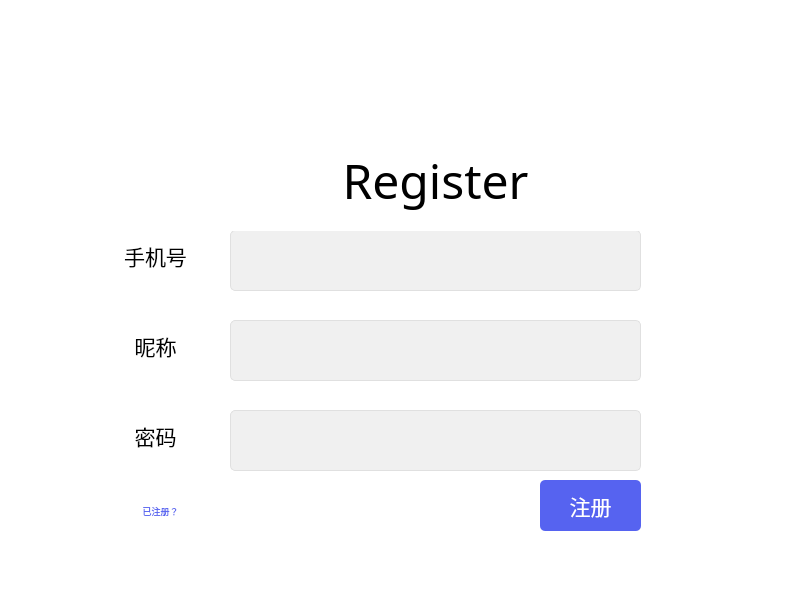
<?xml version="1.0" encoding="UTF-8"?>
<ui version="4.0">
 <class>LoginDialog</class>
 <widget class="QDialog" name="LoginDialog">
  <property name="geometry">
   <rect>
    <x>0</x>
    <y>0</y>
    <width>800</width>
    <height>600</height>
   </rect>
  </property>
  <property name="minimumSize">
   <size>
    <width>800</width>
    <height>600</height>
   </size>
  </property>
  <property name="maximumSize">
   <size>
    <width>800</width>
    <height>600</height>
   </size>
  </property>
  <property name="windowTitle">
   <string>LoginPage</string>
  </property>
  <property name="styleSheet">
   <string notr="true">background-color: #ffffff;
</string>
  </property>
  <widget class="QStackedWidget" name="stackedWidget">
   <property name="geometry">
    <rect>
     <x>10</x>
     <y>50</y>
     <width>771</width>
     <height>531</height>
    </rect>
   </property>
   <property name="minimumSize">
    <size>
     <width>0</width>
     <height>0</height>
    </size>
   </property>
   <property name="maximumSize">
    <size>
     <width>800</width>
     <height>600</height>
    </size>
   </property>
   <property name="font">
    <font>
     <family>微软雅黑</family>
     <pointsize>16</pointsize>
    </font>
   </property>
   <property name="currentIndex">
    <number>1</number>
   </property>
   <widget class="QWidget" name="pg_login">
    <widget class="QLabel" name="lb_tel_login">
     <property name="geometry">
      <rect>
       <x>100</x>
       <y>230</y>
       <width>101</width>
       <height>61</height>
      </rect>
     </property>
     <property name="font">
      <font>
       <family>微软雅黑</family>
       <pointsize>16</pointsize>
      </font>
     </property>
     <property name="text">
      <string>手机号</string>
     </property>
     <property name="alignment">
      <set>Qt::AlignCenter</set>
     </property>
    </widget>
    <widget class="QLabel" name="lb_passwd_login">
     <property name="geometry">
      <rect>
       <x>120</x>
       <y>320</y>
       <width>61</width>
       <height>51</height>
      </rect>
     </property>
     <property name="font">
      <font>
       <family>微软雅黑</family>
       <pointsize>16</pointsize>
      </font>
     </property>
     <property name="text">
      <string>密码</string>
     </property>
     <property name="alignment">
      <set>Qt::AlignCenter</set>
     </property>
    </widget>
    <widget class="QLineEdit" name="le_tel_login">
     <property name="geometry">
      <rect>
       <x>220</x>
       <y>230</y>
       <width>391</width>
       <height>61</height>
      </rect>
     </property>
     <property name="styleSheet">
      <string notr="true">QLineEdit {
    background-color: #f0f0f0;
    border: 1px solid #e0e0e0;
    border-radius: 5px;
    padding: 5px;
    color: #444444;
}
</string>
     </property>
     <property name="clearButtonEnabled">
      <bool>true</bool>
     </property>
    </widget>
    <widget class="QLineEdit" name="le_passwd_login">
     <property name="geometry">
      <rect>
       <x>220</x>
       <y>320</y>
       <width>391</width>
       <height>61</height>
      </rect>
     </property>
     <property name="styleSheet">
      <string notr="true">QLineEdit {
    background-color: #f0f0f0;
    border: 1px solid #e0e0e0;
    border-radius: 5px;
    padding: 5px;
    color: #444444;
}
</string>
     </property>
     <property name="echoMode">
      <enum>QLineEdit::PasswordEchoOnEdit</enum>
     </property>
     <property name="clearButtonEnabled">
      <bool>true</bool>
     </property>
    </widget>
    <widget class="QLabel" name="lb_login">
     <property name="geometry">
      <rect>
       <x>250</x>
       <y>120</y>
       <width>341</width>
       <height>101</height>
      </rect>
     </property>
     <property name="font">
      <font>
       <family>Cascadia Code</family>
       <pointsize>36</pointsize>
      </font>
     </property>
     <property name="text">
      <string>Login</string>
     </property>
     <property name="textFormat">
      <enum>Qt::AutoText</enum>
     </property>
     <property name="alignment">
      <set>Qt::AlignCenter</set>
     </property>
    </widget>
    <widget class="QPushButton" name="pb_login">
     <property name="geometry">
      <rect>
       <x>520</x>
       <y>400</y>
       <width>91</width>
       <height>51</height>
      </rect>
     </property>
     <property name="font">
      <font>
       <family>微软雅黑</family>
       <pointsize>16</pointsize>
      </font>
     </property>
     <property name="styleSheet">
      <string notr="true">QPushButton {
    background-color: #5663f0;
    border: none;
    border-radius: 5px;
    color: white;
    padding: 7px 16px;
}

QPushButton:hover {
    background-color: #7d8bf5;
}

QPushButton:pressed {
    background-color: #3f4a9d;
}</string>
     </property>
     <property name="text">
      <string>登录</string>
     </property>
    </widget>
    <widget class="QPushButton" name="pb_toRegister">
     <property name="geometry">
      <rect>
       <x>110</x>
       <y>410</y>
       <width>91</width>
       <height>41</height>
      </rect>
     </property>
     <property name="font">
      <font>
       <family>微软雅黑</family>
       <pointsize>8</pointsize>
      </font>
     </property>
     <property name="styleSheet">
      <string notr="true">QPushButton {
    background-color: white;
    border: none;
    border-radius: 5px;
    color: #5663f0;
    padding: 7px 16px;
}


</string>
     </property>
     <property name="text">
      <string>未注册？</string>
     </property>
    </widget>
   </widget>
   <widget class="QWidget" name="pg_register">
    <property name="styleSheet">
     <string notr="true">QPushButton {
    background-color: #5663f0;
    border: none;
    border-radius: 5px;
    color: white;
    padding: 7px 16px;
}

QPushButton:hover {
    background-color: #7d8bf5;
}

QPushButton:pressed {
    background-color: #3f4a9d;
}</string>
    </property>
    <widget class="QLabel" name="lb_passwd_register">
     <property name="geometry">
      <rect>
       <x>110</x>
       <y>360</y>
       <width>71</width>
       <height>51</height>
      </rect>
     </property>
     <property name="font">
      <font>
       <family>微软雅黑</family>
       <pointsize>16</pointsize>
      </font>
     </property>
     <property name="text">
      <string>密码</string>
     </property>
     <property name="alignment">
      <set>Qt::AlignCenter</set>
     </property>
    </widget>
    <widget class="QLineEdit" name="le_passwd_register">
     <property name="geometry">
      <rect>
       <x>220</x>
       <y>360</y>
       <width>411</width>
       <height>61</height>
      </rect>
     </property>
     <property name="font">
      <font>
       <pointsize>12</pointsize>
      </font>
     </property>
     <property name="styleSheet">
      <string notr="true">QLineEdit {
    background-color: #f0f0f0;
    border: 1px solid #e0e0e0;
    border-radius: 5px;
    padding: 5px;
    color: #444444;
}
</string>
     </property>
     <property name="echoMode">
      <enum>QLineEdit::Password</enum>
     </property>
     <property name="clearButtonEnabled">
      <bool>true</bool>
     </property>
    </widget>
    <widget class="QLabel" name="lb_tel_register">
     <property name="geometry">
      <rect>
       <x>100</x>
       <y>180</y>
       <width>91</width>
       <height>51</height>
      </rect>
     </property>
     <property name="font">
      <font>
       <family>微软雅黑</family>
       <pointsize>16</pointsize>
      </font>
     </property>
     <property name="text">
      <string>手机号</string>
     </property>
     <property name="alignment">
      <set>Qt::AlignCenter</set>
     </property>
    </widget>
    <widget class="QLineEdit" name="le_tel_register">
     <property name="geometry">
      <rect>
       <x>220</x>
       <y>180</y>
       <width>411</width>
       <height>61</height>
      </rect>
     </property>
     <property name="font">
      <font>
       <pointsize>12</pointsize>
      </font>
     </property>
     <property name="styleSheet">
      <string notr="true">QLineEdit {
    background-color: #f0f0f0;
    border: 1px solid #e0e0e0;
    border-radius: 5px;
    padding: 5px;
    color: #444444;
}
</string>
     </property>
     <property name="clearButtonEnabled">
      <bool>true</bool>
     </property>
    </widget>
    <widget class="QLineEdit" name="le_nickname__register">
     <property name="geometry">
      <rect>
       <x>220</x>
       <y>270</y>
       <width>411</width>
       <height>61</height>
      </rect>
     </property>
     <property name="font">
      <font>
       <pointsize>12</pointsize>
      </font>
     </property>
     <property name="styleSheet">
      <string notr="true">QLineEdit {
    background-color: #f0f0f0;
    border: 1px solid #e0e0e0;
    border-radius: 5px;
    padding: 5px;
    color: #444444;
}
</string>
     </property>
     <property name="echoMode">
      <enum>QLineEdit::Normal</enum>
     </property>
     <property name="clearButtonEnabled">
      <bool>true</bool>
     </property>
    </widget>
    <widget class="QLabel" name="lb_nickname_register">
     <property name="geometry">
      <rect>
       <x>110</x>
       <y>270</y>
       <width>71</width>
       <height>51</height>
      </rect>
     </property>
     <property name="font">
      <font>
       <family>微软雅黑</family>
       <pointsize>16</pointsize>
      </font>
     </property>
     <property name="text">
      <string>昵称</string>
     </property>
     <property name="alignment">
      <set>Qt::AlignCenter</set>
     </property>
    </widget>
    <widget class="QPushButton" name="pb_register">
     <property name="geometry">
      <rect>
       <x>530</x>
       <y>430</y>
       <width>101</width>
       <height>51</height>
      </rect>
     </property>
     <property name="font">
      <font>
       <family>微软雅黑</family>
       <pointsize>16</pointsize>
      </font>
     </property>
     <property name="autoFillBackground">
      <bool>false</bool>
     </property>
     <property name="text">
      <string>注册</string>
     </property>
    </widget>
    <widget class="QPushButton" name="pb_toLogin">
     <property name="geometry">
      <rect>
       <x>100</x>
       <y>440</y>
       <width>101</width>
       <height>41</height>
      </rect>
     </property>
     <property name="font">
      <font>
       <family>微软雅黑</family>
       <pointsize>7</pointsize>
      </font>
     </property>
     <property name="styleSheet">
      <string notr="true">QPushButton {
    background-color: white;
    border: none;
    border-radius: 5px;
    color: #5663f0;
    padding: 7px 16px;
}

</string>
     </property>
     <property name="text">
      <string>已注册？</string>
     </property>
    </widget>
    <widget class="QLabel" name="lb_register">
     <property name="geometry">
      <rect>
       <x>220</x>
       <y>80</y>
       <width>411</width>
       <height>101</height>
      </rect>
     </property>
     <property name="font">
      <font>
       <family>Cascadia Code</family>
       <pointsize>36</pointsize>
      </font>
     </property>
     <property name="text">
      <string>Register</string>
     </property>
     <property name="textFormat">
      <enum>Qt::AutoText</enum>
     </property>
     <property name="scaledContents">
      <bool>false</bool>
     </property>
     <property name="alignment">
      <set>Qt::AlignCenter</set>
     </property>
    </widget>
   </widget>
  </widget>
 </widget>
 <resources/>
 <connections/>
</ui>
